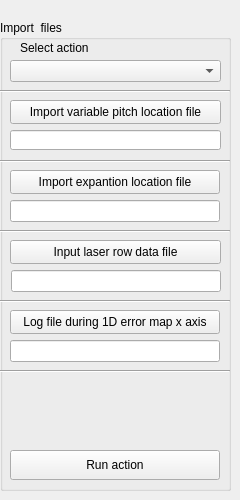
    <widget class="QWidget" name="tab_3">
     <attribute name="title">
      <string>Error mapping</string>
     </attribute>
     <widget class="QGroupBox" name="groupBox_13">
      <property name="geometry">
       <rect>
        <x>0</x>
        <y>20</y>
        <width>231</width>
        <height>471</height>
       </rect>
      </property>
      <property name="title">
       <string>Import  files</string>
      </property>
      <widget class="QLineEdit" name="file_input_1_line_edit">
       <property name="geometry">
        <rect>
         <x>10</x>
         <y>110</y>
         <width>211</width>
         <height>20</height>
        </rect>
       </property>
      </widget>
      <widget class="QPushButton" name="file_input_1_button">
       <property name="geometry">
        <rect>
         <x>10</x>
         <y>80</y>
         <width>211</width>
         <height>24</height>
        </rect>
       </property>
       <property name="text">
        <string>Import variable pitch location file</string>
       </property>
      </widget>
      <widget class="QPushButton" name="file_input_2_button">
       <property name="geometry">
        <rect>
         <x>10</x>
         <y>150</y>
         <width>210</width>
         <height>24</height>
        </rect>
       </property>
       <property name="text">
        <string>Import expantion location file</string>
       </property>
      </widget>
      <widget class="QLineEdit" name="file_input_2_line_edit">
       <property name="geometry">
        <rect>
         <x>10</x>
         <y>180</y>
         <width>210</width>
         <height>22</height>
        </rect>
       </property>
      </widget>
      <widget class="QPushButton" name="file_input_3_button">
       <property name="geometry">
        <rect>
         <x>10</x>
         <y>220</y>
         <width>211</width>
         <height>24</height>
        </rect>
       </property>
       <property name="text">
        <string>Input laser row data file</string>
       </property>
      </widget>
      <widget class="QLineEdit" name="file_input_3_line_edit">
       <property name="geometry">
        <rect>
         <x>11</x>
         <y>250</y>
         <width>210</width>
         <height>22</height>
        </rect>
       </property>
      </widget>
      <widget class="QPushButton" name="file_input_4_button">
       <property name="geometry">
        <rect>
         <x>10</x>
         <y>290</y>
         <width>210</width>
         <height>24</height>
        </rect>
       </property>
       <property name="text">
        <string>Log file during 1D error map x axis</string>
       </property>
      </widget>
      <widget class="QLineEdit" name="file_input_4_line_edit">
       <property name="geometry">
        <rect>
         <x>10</x>
         <y>320</y>
         <width>210</width>
         <height>22</height>
        </rect>
       </property>
      </widget>
      <widget class="QPushButton" name="run_action_button">
       <property name="geometry">
        <rect>
         <x>10</x>
         <y>430</y>
         <width>210</width>
         <height>30</height>
        </rect>
       </property>
       <property name="text">
        <string>Run action</string>
       </property>
      </widget>
      <widget class="QLabel" name="label_34">
       <property name="geometry">
        <rect>
         <x>20</x>
         <y>20</y>
         <width>80</width>
         <height>16</height>
        </rect>
       </property>
       <property name="text">
        <string>Select action</string>
       </property>
      </widget>
      <widget class="QComboBox" name="select_action_combo_box">
       <property name="geometry">
        <rect>
         <x>10</x>
         <y>40</y>
         <width>211</width>
         <height>22</height>
        </rect>
       </property>
       <item>
        <property name="text">
         <string/>
        </property>
       </item>
       <item>
        <property name="text">
         <string>Self centering repeatability plot</string>
        </property>
       </item>
       <item>
        <property name="text">
         <string>Create glass scale certificate</string>
        </property>
       </item>
       <item>
        <property name="text">
         <string>Calculate error map values-Vision</string>
        </property>
       </item>
       <item>
        <property name="text">
         <string>Plot repetabilety graph vision</string>
        </property>
       </item>
       <item>
        <property name="text">
         <string>Generate 1D error map buffer-Laser</string>
        </property>
       </item>
       <item>
        <property name="text">
         <string>Plot thermal expantion-Vision</string>
        </property>
       </item>
      </widget>
      <widget class="Line" name="line_5">
       <property name="geometry">
        <rect>
         <x>0</x>
         <y>280</y>
         <width>230</width>
         <height>3</height>
        </rect>
       </property>
       <property name="orientation">
        <enum>Qt::Orientation::Horizontal</enum>
       </property>
      </widget>
      <widget class="Line" name="line_6">
       <property name="geometry">
        <rect>
         <x>0</x>
         <y>210</y>
         <width>230</width>
         <height>3</height>
        </rect>
       </property>
       <property name="orientation">
        <enum>Qt::Orientation::Horizontal</enum>
       </property>
      </widget>
      <widget class="Line" name="line_9">
       <property name="geometry">
        <rect>
         <x>0</x>
         <y>140</y>
         <width>230</width>
         <height>3</height>
        </rect>
       </property>
       <property name="orientation">
        <enum>Qt::Orientation::Horizontal</enum>
       </property>
      </widget>
      <widget class="Line" name="line_10">
       <property name="geometry">
        <rect>
         <x>0</x>
         <y>70</y>
         <width>230</width>
         <height>3</height>
        </rect>
       </property>
       <property name="orientation">
        <enum>Qt::Orientation::Horizontal</enum>
       </property>
      </widget>
      <widget class="Line" name="line_11">
       <property name="geometry">
        <rect>
         <x>0</x>
         <y>350</y>
         <width>230</width>
         <height>3</height>
        </rect>
       </property>
       <property name="orientation">
        <enum>Qt::Orientation::Horizontal</enum>
       </property>
      </widget>
     </widget>
    </widget>
